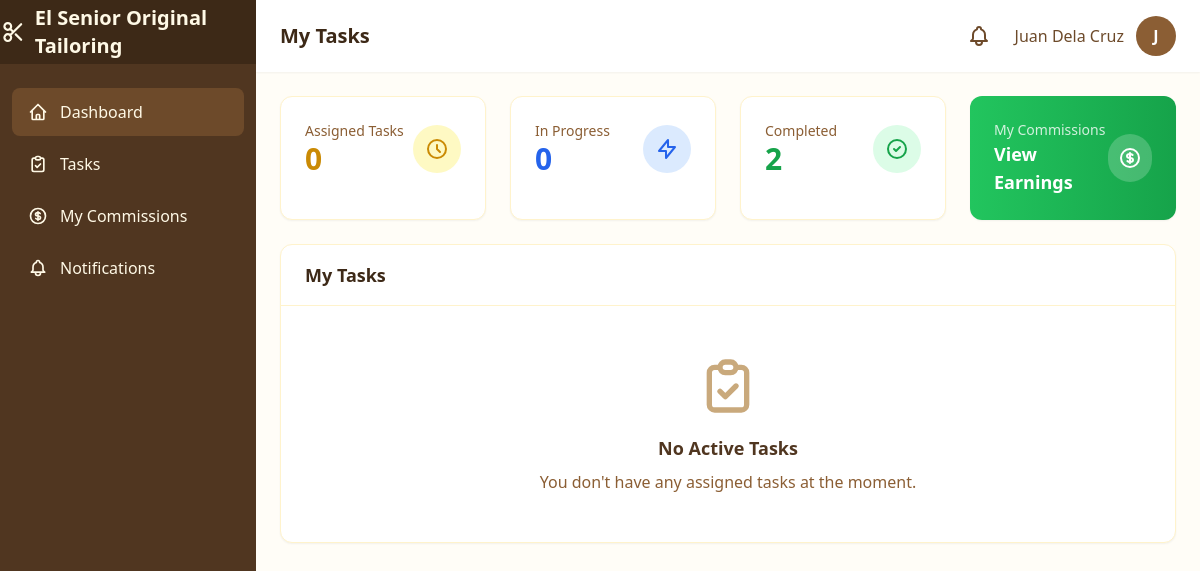
Page /dashboard/ (signed in) on the earlier database version.
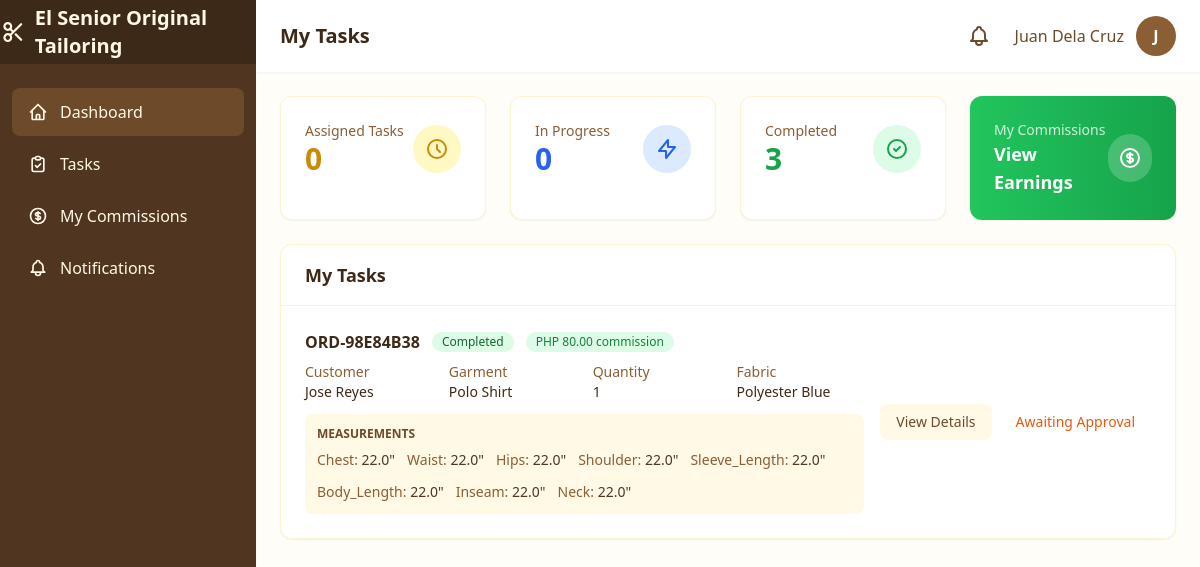
Same page on the later database version.
### core/models.py (models this page shows, shortened)
class TailoringTask(models.Model):
    STATUS_CHOICES = [
        ('assigned', 'Assigned'),
        ('in_progress', 'In Progress'),
        ('completed', 'Completed'),
        ('approved', 'Approved'),
    ]
    order = models.OneToOneField(
        Order,
        on_delete=models.CASCADE,
        related_name='tailoring_task'
    )
    tailor = models.ForeignKey(
        User,
        on_delete=models.SET_NULL,
        null=True,
        related_name='assigned_tasks'
    )
    status = models.CharField(max_length=20, choices=STATUS_CHOICES, default='assigned')
    notes = models.TextField(blank=True)
    commission_rate = models.DecimalField(
        max_digits=5,
        decimal_places=2,
        default=Decimal('10.00'),
        help_text="Commission percentage for this task"
    )
    commission_amount = models.DecimalField(
        max_digits=10,
        decimal_places=2,
        default=Decimal('0.00'),
        help_text="Calculated commission amount"
    )
    commission_paid = models.BooleanField(
        default=False,
        help_text="Whether commission has been credited to tailor"
    )
    commission_paid_date = models.DateTimeField(null=True, blank=True)
    assigned_date = models.DateTimeField(auto_now_add=True)
    started_date = models.DateTimeField(null=True, blank=True)
    completed_date = models.DateTimeField(null=True, blank=True)
    approved_date = models.DateTimeField(null=True, blank=True)
    approved_by = models.ForeignKey(
        User,
        on_delete=models.SET_NULL,
        null=True,
        blank=True,
        related_name='approved_tasks'
    )
    created_at = models.DateTimeField(auto_now_add=True)
    updated_at = models.DateTimeField(auto_now=True)
    class Meta:
        ordering = ['-created_at']

class Order(models.Model):
    STATUS_CHOICES = [
        ('pending', 'Pending'),
        ('in_progress', 'In Progress'),
        ('completed', 'Completed'),
        ('delivered', 'Delivered'),
        ('cancelled', 'Cancelled'),
    ]
    order_number = models.CharField(max_length=50, unique=True, editable=False)
    customer = models.ForeignKey(
        Customer,
        on_delete=models.PROTECT,
        related_name='orders'
    )
    garment_type = models.ForeignKey(
        GarmentType,
        on_delete=models.PROTECT
    )
    fabric = models.ForeignKey(
        Fabric,
        on_delete=models.PROTECT
    )
    quantity = models.PositiveIntegerField(default=1)
    fabric_meters_used = models.DecimalField(
        max_digits=10,
        decimal_places=2
    )
    measurements = models.JSONField(default=dict, blank=True)
    special_instructions = models.TextField(blank=True)
    total_price = models.DecimalField(max_digits=10, decimal_places=2)
    deposit_amount = models.DecimalField(max_digits=10, decimal_places=2)
    balance_amount = models.DecimalField(max_digits=10, decimal_places=2)
    status = models.CharField(max_length=20, choices=STATUS_CHOICES, default='pending')
    order_date = models.DateTimeField(auto_now_add=True)
    due_date = models.DateField(null=True, blank=True)
    completed_date = models.DateTimeField(null=True, blank=True)
    created_by = models.ForeignKey(
        User,
        on_delete=models.SET_NULL,
        null=True,
        related_name='created_orders'
    )
    created_at = models.DateTimeField(auto_now_add=True)
    updated_at = models.DateTimeField(auto_now=True)
    class Meta:
        ordering = ['-created_at']

class Customer(models.Model):
    name = models.CharField(max_length=200)
    contact_number = models.CharField(max_length=20)
    address = models.TextField(blank=True)
    email = models.EmailField(blank=True)
    created_at = models.DateTimeField(auto_now_add=True)
    updated_at = models.DateTimeField(auto_now=True)
    class Meta:
        ordering = ['-created_at']

class GarmentType(models.Model):
    name = models.CharField(max_length=200)
    description = models.TextField(blank=True)
    estimated_fabric_meters = models.DecimalField(
        max_digits=5,
        decimal_places=2,
        help_text="Estimated fabric meters required per garment"
    )
    base_price = models.DecimalField(
        max_digits=10,
        decimal_places=2,
        default=0,
        help_text="Base tailoring price"
    )
    default_tailor = models.ForeignKey(
        User,
        on_delete=models.SET_NULL,
        null=True,
        blank=True,
        related_name='specialized_garments',
        help_text="Default tailor for this garment type"
    )
    created_at = models.DateTimeField(auto_now_add=True)
    updated_at = models.DateTimeField(auto_now=True)
    class Meta:
        ordering = ['name']

class Fabric(models.Model):
    name = models.CharField(max_length=200)
    color = models.CharField(max_length=100, blank=True)
    stock_meters = models.DecimalField(
        max_digits=10,
        decimal_places=2,
        default=0,
        validators=[MinValueValidator(Decimal('0'))]
    )
    price_per_meter = models.DecimalField(
        max_digits=10,
        decimal_places=2,
        default=0
    )
    description = models.TextField(blank=True)
    created_at = models.DateTimeField(auto_now_add=True)
    updated_at = models.DateTimeField(auto_now=True)
    class Meta:
        ordering = ['name']

### core/views.py (the view)
# urls.py: path("dashboard/", views.dashboard, name="dashboard"),
@login_required
def dashboard(request):
    if hasattr(request.user, "profile"):
        if request.user.profile.is_admin:
            return admin_dashboard(request)
        else:
            return tailor_dashboard(request)
    return render(request, "dashboard/main.html")

### core/context_processors.py (called while the page is built)
def shop_info(request):
    return {
        'SHOP_NAME': getattr(settings, 'SHOP_NAME', 'El Senior Original Tailoring'),
        'SHOP_ADDRESS': getattr(settings, 'SHOP_ADDRESS', ''),
        'SHOP_PHONE': getattr(settings, 'SHOP_PHONE', ''),
    }

def notifications(request):
    if not request.user.is_authenticated:
        return {
            'unread_notification_count': 0,
            'recent_notifications': [],
            'has_unread_notifications': False,
        }
    from .models import Notification
    unread_count = Notification.get_unread_count(request.user)
    recent_notifications = Notification.get_recent_notifications(request.user, limit=10)
    urgent_count = Notification.objects.filter(
        recipient=request.user,
        is_read=False,
        priority__in=['urgent', 'high']
    ).count()
    return {
        'unread_notification_count': unread_count,
        'recent_notifications': recent_notifications,
        'has_unread_notifications': unread_count > 0,
        'urgent_notification_count': urgent_count,
        'has_urgent_notifications': urgent_count > 0,
    }

### core/models.py (called while the page is built)
    @property
    def is_admin(self):
        return self.role == 'admin'

### templates/dashboard/tailor.html (shortened to what the changed rows need)
{% extends 'base.html' %}
{% block page_title %}My Tasks{% endblock %}
{% block content %}
<div class="space-y-6">
    <div class="grid grid-cols-1 md:grid-cols-4 gap-6">
        <div class="bg-white rounded-xl shadow-sm p-6 border border-cream-200">
            <div class="flex items-center justify-between">
                <div>
                    <p class="text-sm text-brown-500">Completed</p>
                    <p class="text-3xl font-bold text-green-600">{{ completed_tasks }}</p>
                </div>
            </div>
        </div>
    </div>
    <div class="bg-white rounded-xl shadow-sm border border-cream-200">
        <div class="px-6 py-4 border-b border-cream-200">
            <h2 class="text-lg font-semibold text-brown-800">My Tasks</h2>
        </div>
        <div class="divide-y divide-cream-100">
            {% for task in tasks %}
            <div class="p-6 hover:bg-cream-50 transition-colors">
                <div class="flex flex-col md:flex-row md:items-center md:justify-between gap-4">
                    <div class="flex-1">
                        <div class="flex items-center gap-3 mb-2">
                            <span class="font-semibold text-brown-800">{{ task.order.order_number }}</span>
                            <span class="inline-flex items-center px-2.5 py-0.5 rounded-full text-xs font-medium
                                {% if task.status == 'assigned' %}bg-yellow-100 text-yellow-800
                                {% elif task.status == 'in_progress' %}bg-blue-100 text-blue-800
                                {% elif task.status == 'completed' %}bg-green-100 text-green-800
                                {% else %}bg-purple-100 text-purple-800{% endif %}">
                                {{ task.get_status_display }}
                            </span>
                            <span class="inline-flex items-center px-2.5 py-0.5 rounded-full text-xs font-medium bg-green-100 text-green-700">
                                PHP {{ task.commission_amount|floatformat:2 }} commission
                            </span>
                        </div>
                        <div class="grid grid-cols-2 md:grid-cols-4 gap-4 text-sm">
                            <div>
                                <p class="text-brown-500">Customer</p>
                                <p class="font-medium text-brown-800">{{ task.order.customer.name }}</p>
                            </div>
                            <div>
                                <p class="text-brown-500">Garment</p>
                                <p class="font-medium text-brown-800">{{ task.order.garment_type.name }}</p>
                            </div>
                            <div>
                                <p class="text-brown-500">Quantity</p>
                                <p class="font-medium text-brown-800">{{ task.order.quantity }}</p>
                            </div>
                            <div>
                                <p class="text-brown-500">Fabric</p>
                                <p class="font-medium text-brown-800">{{ task.order.fabric.name }}</p>
                            </div>
                        </div>
                        {% if task.order.measurements %}
                        <div class="mt-3 p-3 bg-cream-100 rounded-lg">
                            <p class="text-xs font-semibold text-brown-600 uppercase mb-2">Measurements</p>
                            <div class="flex flex-wrap gap-3 text-sm">
                                {% for key, value in task.order.measurements.items %}
                                <span class="text-brown-700">
                                    <span class="text-brown-500">{{ key|title }}:</span> {{ value }}"
                                </span>
                                {% endfor %}
                            </div>
                        </div>
                        {% endif %}
                    </div>
                    <div class="flex gap-2">
                        <a href="{% url 'task_detail' task.pk %}"
                           class="px-4 py-2 text-brown-600 bg-cream-100 rounded-lg hover:bg-cream-200 transition-colors text-sm font-medium">
                            View Details
                        </a>
                        {% if task.status == 'assigned' %}
                        <form method="post" action="{% url 'task_update_status' task.pk %}">
                            {% csrf_token %}
                            <input type="hidden" name="status" value="in_progress">
                            <button type="submit"
                                    class="px-4 py-2 bg-blue-600 text-white rounded-lg hover:bg-blue-700 transition-colors text-sm font-medium">
                                Start Task
                            </button>
                        </form>
                        {% elif task.status == 'completed' %}
                        <span class="px-4 py-2 text-orange-600 text-sm">Awaiting Approval</span>
                        {% endif %}
                    </div>
                </div>
            </div>
            {% empty %}
            <div class="p-12 text-center">
                <h3 class="text-lg font-semibold text-brown-700 mb-2">No Active Tasks</h3>
                <p class="text-brown-500">You don't have any assigned tasks at the moment.</p>
            </div>
            {% endfor %}
        </div>
    </div>
</div>
{% endblock %}

Differences in the rows shown:
added TailoringTask: order.order_number "ORD-98E84B38", status "Completed", commission_amount "80.00", order.customer.name "Jose Reyes", order.garment_type.name "Polo Shirt", order.quantity "1", order.fabric.name "Polyester Blue", measurements "Chest" "Waist" "Hips" "Shoulder" "Sleeve_Length" "Body_Length" "Inseam" "Neck", measurements "22.0" "22.0" "22.0" "22.0" "22.0" "22.0" "22.0" "22.0", shows "Awaiting Approval"
Other differences:
{{ completed_tasks }}: "2" → "3"
text no longer shown: "No Active Tasks You don't have any assigned tasks at the moment."
